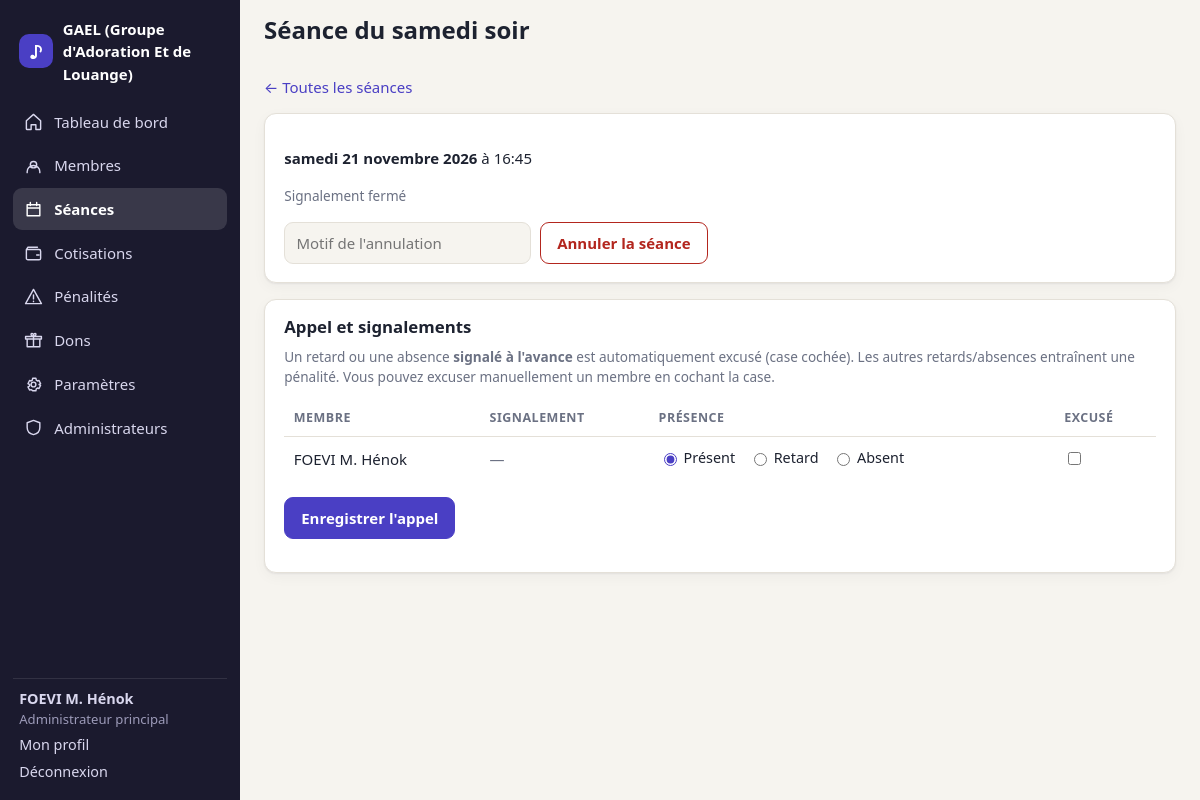
Screenshot of /seance.php?id=7 (signed in) with the database file from the repository.
### tables this page shows
CREATE TABLE users (
        id INTEGER PRIMARY KEY AUTOINCREMENT,
        nom TEXT NOT NULL,
        username TEXT NOT NULL UNIQUE,
        password_hash TEXT NOT NULL,
        role TEXT NOT NULL DEFAULT 'membre' CHECK (role IN ('owner','admin','membre')),
        statut TEXT NOT NULL DEFAULT 'actif' CHECK (statut IN ('actif','parti')),
        telephone TEXT,
        date_arrivee TEXT NOT NULL,
        date_depart TEXT,
        must_change_password INTEGER NOT NULL DEFAULT 0,
        created_at TEXT NOT NULL
    , email TEXT, permissions TEXT NOT NULL DEFAULT '');

CREATE TABLE seances (
        id INTEGER PRIMARY KEY AUTOINCREMENT,
        date TEXT NOT NULL,
        heure TEXT NOT NULL,
        type TEXT NOT NULL CHECK (type IN ('normale','extraordinaire')),
        titre TEXT,
        lieu TEXT,
        statut TEXT NOT NULL DEFAULT 'prevue' CHECK (statut IN ('prevue','annulee','terminee')),
        motif_annulation TEXT,
        created_by INTEGER REFERENCES users(id),
        created_at TEXT NOT NULL
    );

### inc/auth.php (called while the page is built, shortened)
<?php
function current_user(): ?array {
    static $u = false;
    if ($u !== false) return $u;
    $u = null;
    if (!empty($_SESSION['uid'])) {
        $u = row("SELECT * FROM users WHERE id = ? AND statut = 'actif'", [$_SESSION['uid']]);
    }
    return $u;
}
function is_admin(): bool { $u = current_user(); return $u && in_array($u['role'], ['owner', 'admin'], true); }
function is_owner(): bool { $u = current_user(); return $u && $u['role'] === 'owner'; }
function can(string $perm): bool {
    $u = current_user();
    if ($u['role'] === 'owner') return true;
    return $u['role'] === 'admin' && in_array($perm, explode(',', (string)$u['permissions']), true);
}
function require_login(): array {
    $u = current_user();
    return $u;
}

### inc/db.php (called while the page is built, shortened)
<?php
function db(): PDO {
    static $pdo = null;
    if ($pdo) return $pdo;
    $pdo = new PDO('sqlite:' . DB_PATH);
    $pdo->setAttribute(PDO::ATTR_ERRMODE, PDO::ERRMODE_EXCEPTION);
    $pdo->setAttribute(PDO::ATTR_DEFAULT_FETCH_MODE, PDO::FETCH_ASSOC);
    $pdo->exec('PRAGMA foreign_keys = ON; PRAGMA busy_timeout = 5000;');
    migrate($pdo);
    return $pdo;
}
function q(string $sql, array $p = []): PDOStatement { $s = db()->prepare($sql); $s->execute($p); return $s; }
function rows(string $sql, array $p = []): array { return q($sql, $p)->fetchAll(); }
function row(string $sql, array $p = []): ?array { $r = q($sql, $p)->fetch(); return $r ?: null; }
function has_column(PDO $pdo, string $table, string $col): bool {
    foreach ($pdo->query("PRAGMA table_info($table)") as $r) if ($r['name'] === $col) return true;
    return false;
}
function migrate(PDO $pdo): void {
    $pdo->exec("
    CREATE TABLE IF NOT EXISTS inscriptions (
        id INTEGER PRIMARY KEY AUTOINCREMENT,
        nom TEXT NOT NULL,
        email TEXT NOT NULL,
        telephone TEXT,
        username TEXT NOT NULL,
        password_hash TEXT NOT NULL,
        created_at TEXT NOT NULL
    );
    CREATE TABLE IF NOT EXISTS password_resets (
        id INTEGER PRIMARY KEY AUTOINCREMENT,
        user_id INTEGER NOT NULL REFERENCES users(id) ON DELETE CASCADE,
        token_hash TEXT NOT NULL,
        expires_at INTEGER NOT NULL
    );
    ");
    if (!has_column($pdo, 'users', 'email')) $pdo->exec('ALTER TABLE users ADD COLUMN email TEXT');
    if (!has_column($pdo, 'users', 'permissions')) {
        $pdo->exec("ALTER TABLE users ADD COLUMN permissions TEXT NOT NULL DEFAULT ''");
        $pdo->exec("UPDATE users SET permissions = 'membres,cotisations,paiements,seances,penalites,dons' WHERE role = 'admin'");
    }
    if (!has_column($pdo, 'login_attempts', 'kind')) $pdo->exec("ALTER TABLE login_attempts ADD COLUMN kind TEXT NOT NULL DEFAULT 'login'");
    $pdo->exec("CREATE UNIQUE INDEX IF NOT EXISTS ux_users_email ON users(email COLLATE NOCASE) WHERE email IS NOT NULL AND email <> ''");
    $defaults = [
        'inscription_active' => '1',
        'code_invitation'  => strtoupper(bin2hex(random_bytes(4))),
        'nom_groupe'       => 'Mon groupe musical',
        'devise'           => 'FCFA',
        'heure_seance_samedi' => '16:45',
        'heure_seance_dimanche' => '17:00',
        'amende_retard'    => '500',
        'amende_absence'   => '1000',
        'cotisation_mensuelle' => '1000',
        'seances_debut'    => date('Y-m-d'),
        'derniere_generation' => '',
    ];
    $st = $pdo->prepare('INSERT OR IGNORE INTO settings (k, v) VALUES (?, ?)');
    foreach ($defaults as $k => $v) $st->execute([$k, $v]);
}

### inc/helpers.php (called while the page is built, shortened)
<?php
function e($s): string { return htmlspecialchars((string)$s, ENT_QUOTES | ENT_SUBSTITUTE, 'UTF-8'); }
function setting(string $k, string $default = ''): string {
    static $cache = null;
    if ($cache === null) $cache = array_column(rows('SELECT k, v FROM settings'), 'v', 'k');
    return $cache[$k] ?? $default;
}
function fdate(?string $d, bool $withDay = false): string {
    $t = strtotime($d);
    $s = (int)date('j', $t) . ' ' . MOIS_FR[(int)date('n', $t)] . ' ' . date('Y', $t);
    return $withDay ? JOURS_FR[(int)date('N', $t)] . ' ' . $s : $s;
}
function ensure_seances(): void {
    $heureSamedi = setting('heure_seance_samedi', '16:45');
}
function seance_start(array $s): int { return strtotime($s['date'] . ' ' . $s['heure']); }

### seance.php (the view, shortened to what this page needs)
<?php
$me = require_login();
$id = (int)($_GET['id'] ?? 0);
$s = row('SELECT * FROM seances WHERE id = ?', [$id]);
$signals = [];
$started = time() >= seance_start($s);
page_start(seance_label($s), 'seances.php');
?>
<p><a href="seances.php">← Toutes les séances</a></p>
<section class="panel">
  <p><strong><?= fdate($s['date'], true) ?></strong> à <?= e($s['heure']) ?><?= $s['lieu'] ? ' · ' . e($s['lieu']) : '' ?>
    <?= $s['type'] === 'extraordinaire' ? badge('Extraordinaire', 'warn') : '' ?></p>
  <?php if ($s['statut'] === 'prevue'): ?><p><?php render_signal_box($s, (int)$me['id']); ?></p><?php endif; ?>
  <?php if (can('seances')): ?>
  <div class="row wrap">
    <?php if ($s['statut'] === 'annulee'): ?>
      <form method="post"><?= csrf_field() ?><input type="hidden" name="action" value="retablir"><button class="btn">Rétablir la séance</button></form>
    <?php else: ?>
      <form method="post" class="row wrap" data-confirm="Annuler cette séance ? Aucune pénalité ne sera appliquée."><?= csrf_field() ?><input type="hidden" name="action" value="annuler">
        <input name="motif" placeholder="Motif de l'annulation" maxlength="300" aria-label="Motif">
        <button class="btn btn-danger">Annuler la séance</button></form>
    <?php endif; ?>
  </div>
  <?php endif; ?>
</section>
<?php if (can('seances') && $s['statut'] !== 'annulee'):
    $membres = rows("SELECT u.id, u.nom FROM users u WHERE (u.statut = 'actif' AND u.date_arrivee <= ?)
                     OR u.id IN (SELECT user_id FROM presences WHERE seance_id = ?) ORDER BY u.nom COLLATE NOCASE", [$s['date'], $id]);
    $presences = array_column(rows('SELECT * FROM presences WHERE seance_id = ?', [$id]), null, 'user_id');
    ?>
<section class="panel"><h2>Appel et signalements</h2>
  <?php if (!$started): ?>
    <p class="muted">L'appel sera possible à partir de <?= e($s['heure']) ?>. Signalements reçus : <strong><?= count($signals) ?></strong>.</p>
    <ul class="list"><?php foreach ($membres as $m): if (!isset($signals[$m['id']])) continue; $g = $signals[$m['id']]; ?>
      <li><span><?= e($m['nom']) ?></span><span><?= badge($g['type'] === 'absence' ? 'Absence' : 'Retard', 'info') ?> <small class="muted"><?= e($g['motif']) ?></small></span></li><?php endforeach; ?></ul>
  <?php else: ?>
  <p class="muted small">Un retard ou une absence <strong>signalé à l'avance</strong> est automatiquement excusé (case cochée). Les autres retards/absences entraînent une pénalité.
     Vous pouvez excuser manuellement un membre en cochant la case.</p>
  <form method="post"><?= csrf_field() ?><input type="hidden" name="action" value="pointer">
  <div class="table-wrap"><table class="appel">
    <thead><tr><th>Membre</th><th>Signalement</th><th>Présence</th><th>Excusé</th></tr></thead><tbody>
    <?php foreach ($membres as $m):
        $uid = (int)$m['id']; $g = $signals[$uid] ?? null; $p = $presences[$uid] ?? null;
        $cur = $p['statut'] ?? ($g ? ($g['type'] === 'absence' ? 'absent' : 'retard') : 'present');
        $exc = $p ? (bool)$p['excuse'] : (bool)$g; ?>
      <tr><td><?= e($m['nom']) ?></td>
        <td><?= $g ? badge($g['type'] === 'absence' ? 'Absence signalée' : 'Retard signalé', 'info') . ($g['motif'] ? ' <small class="muted">' . e($g['motif']) . '</small>' : '') : '<span class="muted">—</span>' ?></td>
        <td class="seg">
          <?php foreach (['present' => 'Présent', 'retard' => 'Retard', 'absent' => 'Absent'] as $v => $l): ?>
            <label><input type="radio" name="statut[<?= $uid ?>]" value="<?= $v ?>" <?= $cur === $v ? 'checked' : '' ?>><span><?= $l ?></span></label>
          <?php endforeach; ?></td>
        <td><input type="checkbox" name="excuse[<?= $uid ?>]" value="1" <?= $exc ? 'checked' : '' ?> aria-label="Excusé"></td></tr>
    <?php endforeach; ?></tbody></table></div>
    <p><button class="btn"><?= $s['statut'] === 'terminee' ? "Mettre à jour l'appel" : "Enregistrer l'appel" ?></button></p>
  </form>
  <?php endif; ?>
</section>
<?php endif; ?>
<?php page_end();

### inc/layout.php (shortened to what this page needs)
<?php
function page_start(string $title, string $active = ''): void {
    $u = current_user();
    ensure_seances();
    $nav = [['dashboard.php', 'home', $u && is_admin() ? 'Tableau de bord' : 'Mon espace'],
            ['seances.php', 'calendar', 'Séances'],
            ['cotisations.php', 'wallet', 'Cotisations'],
            ['penalites.php', 'alert', 'Pénalités'],
            ['dons.php', 'gift', 'Dons']];
    if (can('membres')) {
        $pend = (int)val('SELECT COUNT(*) FROM inscriptions');
        array_splice($nav, 1, 0, [['membres.php', 'users', 'Membres' . ($pend ? " ($pend)" : '')]]);
    }
    if (can('parametres')) $nav[] = ['parametres.php', 'cog', 'Paramètres'];
    if (is_owner()) $nav[] = ['admins.php', 'shield', 'Administrateurs'];
    $icons = [
        'home' => 'M3 11l9-8 9 8v10a1 1 0 01-1 1h-5v-6H9v6H4a1 1 0 01-1-1z',
        'users' => 'M16 11a4 4 0 10-8 0 4 4 0 008 0zM4 21v-1a6 6 0 0116 0v1',
        'calendar' => 'M4 6h16v14H4zM4 10h16M8 3v4M16 3v4',
        'wallet' => 'M3 7h16a2 2 0 012 2v9a2 2 0 01-2 2H5a2 2 0 01-2-2zM3 7l2-3h12M16 14h3',
        'alert' => 'M12 3l10 18H2zM12 10v5M12 18v.5',
        'gift' => 'M4 10h16v10H4zM2 7h20v3H2zM12 7v13M12 7C9 7 8 3 10 3s2 4 2 4zm0 0c3 0 4-4 2-4s-2 4-2 4z',
        'cog' => 'M12 15a3 3 0 100-6 3 3 0 000 6zM19 12l2-1-2-4-2 .5-1.5-1L15 4h-4l-.5 2.5-1.5 1L7 7l-2 4 2 1v2l-2 1 2 4 2-.5 1.5 1L11 20h4l.5-2.5 1.5-1 2 .5 2-4-2-1z',
        'shield' => 'M12 3l8 3v6c0 5-3.5 8-8 9-4.5-1-8-4-8-9V6z',
    ];
    ?><!doctype html>
<html lang="fr">
<head>
<link rel="stylesheet" href="assets/css/style.css">
</head>
<body>
<?php if ($u): ?>
<div class="shell">
  <aside class="side" id="side">
    <div class="brand"><span class="brand-mark">♪</span><span><?= e(setting('nom_groupe')) ?></span></div>
    <nav>
      <?php foreach ($nav as [$href, $ic, $label]): ?>
        <a href="<?= $href ?>" class="<?= $active === $href ? 'on' : '' ?>">
          <svg viewBox="0 0 24 24" aria-hidden="true"><path d="<?= $icons[$ic] ?>"/></svg><?= e($label) ?>
        </a>
      <?php endforeach; ?>
    </nav>
    <div class="side-foot">
      <div class="who"><strong><?= e($u['nom']) ?></strong>
        <small><?= $u['role'] === 'owner' ? 'Administrateur principal' : ($u['role'] === 'admin' ? 'Administrateur' : 'Membre') ?></small></div>
      <a href="profil.php">Mon profil</a>
      <a href="logout.php">Déconnexion</a>
    </div>
  </aside>
  <div class="main">
    <header class="top">
      <h1><?= e($title) ?></h1>
    </header>
    <main class="content">
<?php else: ?>
<main class="auth">
<?php endif; ?>
<?php
}
function page_end(): void {
    $u = current_user();
    echo $u ? "\n    </main>\n  </div>\n</div>\n" : "\n</main>\n";
    echo "</body>\n</html>\n";
}

### assets/css/style.css (style rules this page uses)
:root { --bg: #f6f4ef; --surface: #ffffff; --ink: #1d2230; --muted: #6b7183; --line: #e4e0d8; --accent: #4a3fc4; --accent-ink: #ffffff; --accent-soft: #ebe9fb; --ok: #1f7a4d; --ok-bg: #e3f4ea; --err: #b3261e; --err-bg: #fbe7e5; --warn: #8a5a00; --warn-bg: #fdf0d3; --info: #274c9e; --info-bg: #e5edfb; --side: #1b1a2e; --side-ink: #d9d7ee; --radius: 12px; --shadow: 0 1px 2px rgba(20,20,40,.06), 0 4px 14px rgba(20,20,40,.04); }
* { box-sizing: border-box; }
html { -webkit-text-size-adjust: 100%; }
body { margin: 0; background: var(--bg); color: var(--ink); font: 15px/1.5 system-ui, -apple-system, "Segoe UI", Roboto, sans-serif; }
a { color: var(--accent); text-decoration: none; }
h1, h2 { line-height: 1.2; margin: 0 0 .6rem; }
h2 { font-size: 1.05rem; }
.muted { color: var(--muted); }
.small { font-size: .85rem; }
small { font-size: .82rem; }
.shell { display: grid; grid-template-columns: 240px 1fr; min-height: 100vh; }
.side { background: var(--side); color: var(--side-ink); padding: 1.1rem .8rem; display: flex; flex-direction: column; gap: 1rem; position: sticky; top: 0; height: 100vh; overflow-y: auto; }
.brand { display: flex; align-items: center; gap: .6rem; font-weight: 700; color: #fff; padding: 0 .4rem; }
.brand-mark { display: grid; place-items: center; width: 34px; height: 34px; border-radius: 10px; background: var(--accent); color: var(--accent-ink); font-size: 1.1rem; flex: none; }
.side nav { display: flex; flex-direction: column; gap: 2px; }
.side nav a { display: flex; align-items: center; gap: .7rem; padding: .6rem .7rem; border-radius: 9px; color: var(--side-ink); }
.side nav a.on { background: rgba(255,255,255,.13); color: #fff; font-weight: 600; }
.side svg { width: 19px; height: 19px; fill: none; stroke: currentColor; stroke-width: 1.8; stroke-linecap: round; stroke-linejoin: round; flex: none; }
.side-foot { margin-top: auto; display: flex; flex-direction: column; gap: .3rem; padding: .6rem .4rem 0; border-top: 1px solid rgba(255,255,255,.1); font-size: .9rem; }
.side-foot a { color: var(--side-ink); }
.who small { display: block; color: #9c9ab8; }
.main { min-width: 0; }
.top { display: flex; align-items: center; gap: .8rem; padding: 1rem 1.5rem .2rem; }
.top h1 { font-size: 1.5rem; margin: 0; }
.content { padding: .8rem 1.5rem 3rem; max-width: 1100px; }
.card, .panel { background: var(--surface); border: 1px solid var(--line); border-radius: var(--radius); box-shadow: var(--shadow); }
.panel { padding: 1.1rem 1.2rem; margin: 0 0 1rem; }
.table-wrap { overflow-x: auto; }
table { width: 100%; border-collapse: collapse; }
th { text-align: left; font-size: .78rem; text-transform: uppercase; letter-spacing: .04em; color: var(--muted); font-weight: 600; padding: .5rem .6rem; border-bottom: 1px solid var(--line); }
td { padding: .65rem .6rem; border-bottom: 1px solid var(--line); vertical-align: top; }
tr:last-child td { border-bottom: 0; }
label { display: flex; flex-direction: column; gap: .3rem; font-weight: 600; font-size: .9rem; }
input, select, textarea { font: inherit; color: var(--ink); background: var(--bg); border: 1px solid var(--line); border-radius: 9px; padding: .55rem .7rem; width: 100%; min-width: 0; }
input[type=checkbox], input[type=radio] { width: auto; accent-color: var(--accent); }
.row { display: flex; align-items: center; gap: .6rem; }
.row.wrap { flex-wrap: wrap; }
.row > input { flex: 1; }
h2 + .form, h2 + p { margin-top: 0; }
.btn { font: inherit; font-weight: 600; cursor: pointer; border: 1px solid var(--accent); background: var(--accent); color: var(--accent-ink); border-radius: 9px; padding: .55rem 1rem; }
.btn-danger { background: transparent; color: var(--err); border-color: var(--err); }
.seg { white-space: nowrap; }
.seg label { display: inline-flex; flex-direction: row; align-items: center; gap: .25rem; font-weight: 500; margin-right: .6rem; }
.appel td { vertical-align: middle; }

### rows the page displays
users: nom "FOEVI M. Hénok", l "Présent", l "Retard", l "Absent"
seances: date "samedi 21 novembre 2026", heure "16:45"

### other values shown
setting('nom_groupe') "GAEL (Groupe d'Adoration Et de Louange)"
$label "Tableau de bord"
$label "Membres"
$label "Séances"
$label "Cotisations"
$label "Pénalités"
$label "Dons"
$label "Paramètres"
$label "Administrateurs"
$title "Séance du samedi soir"
